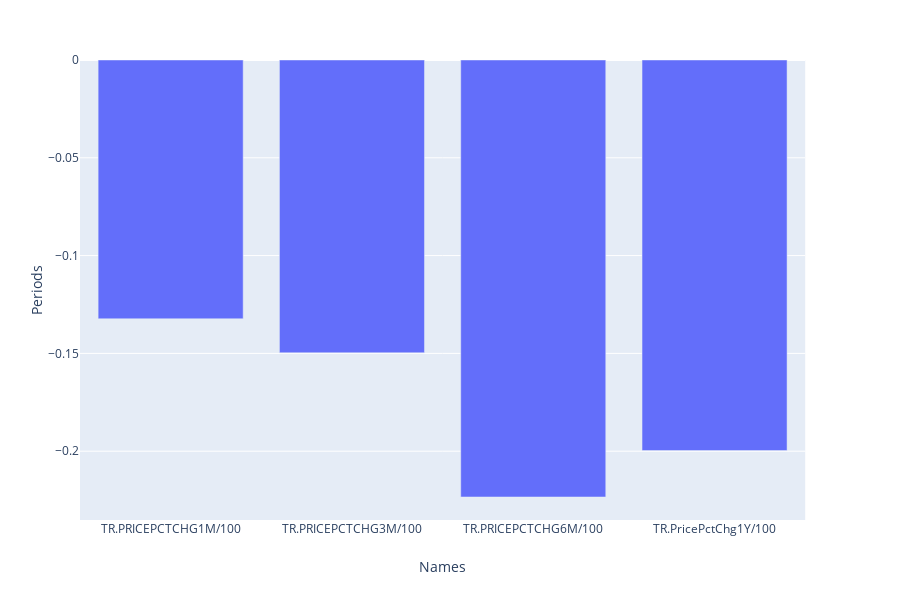

Source (notebook cell):
### Markdown cell above
### Price Actions

### Code cell
# retrieve percentage changes
dfPriceActions, err = ek.get_data(RIC, 'TR.PricePctChg1M/100;TR.PricePctChg3M/100;TR.PricePctChg6M/100;TR.PricePctChg1Y/100')
dfPriceActions

#create lists out of results 
listNames = dfPriceActions.columns.tolist()
listPA = dfPriceActions.iloc[0, :].tolist()

# remove the first element, it's header
listNames.pop(0)
listPA.pop(0)
#display(listNames, listPA)

# Pandas DataFrame from dictionary
dataDictPA = {'Names': listNames, 'Periods': listPA } 
dfPA = pd.DataFrame(dataDictPA, index = listNames) 


import plotly.graph_objects as go
import plotly.express as px
import plotly.offline as pyof
pyof.init_notebook_mode(connected=True)

fig = px.bar(dfPA, x='Names', y='Periods')
fig.show()

### Figure 1 — Plotly figure (JSON) as saved in the notebook; plotly's stock layout.template omitted (floating-point values rounded to 4 significant figures)
{"data": [{"alignmentgroup": "True", "hoverlabel": {"namelength": 0}, "hovertemplate": "Names=%{x}<br>Periods=%{y}", "legendgroup": "", "marker": {"color": "#636efa"}, "name": "", "offsetgroup": "", "orientation": "v", "showlegend": false, "textposition": "auto", "type": "bar", "x": ["TR.PRICEPCTCHG1M/100", "TR.PRICEPCTCHG3M/100", "TR.PRICEPCTCHG6M/100", "TR.PricePctChg1Y/100"], "xaxis": "x", "y": [-0.1323, -0.1497, -0.2234, -0.1996], "yaxis": "y"}], "layout": {"barmode": "relative", "height": 600, "legend": {"tracegroupgap": 0}, "margin": {"t": 60}, "xaxis": {"anchor": "y", "domain": [0, 0.98], "title": {"text": "Names"}}, "yaxis": {"anchor": "x", "domain": [0, 1], "title": {"text": "Periods"}}}}
